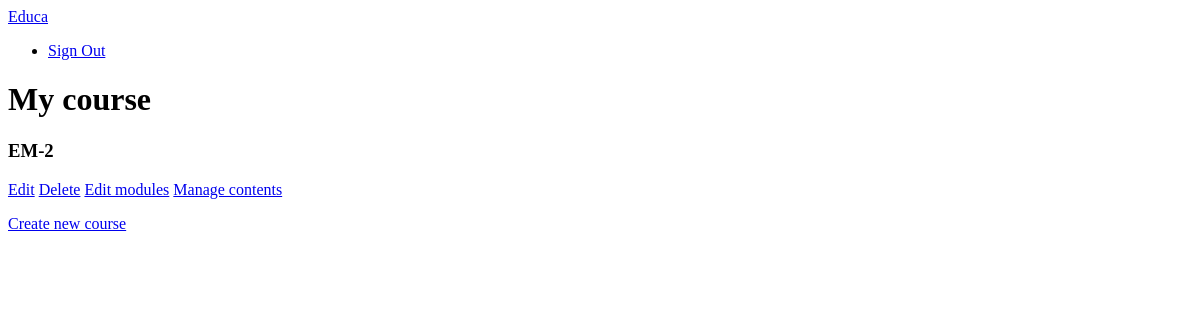
Before: /course/mine/ (signed in) with the older database file.
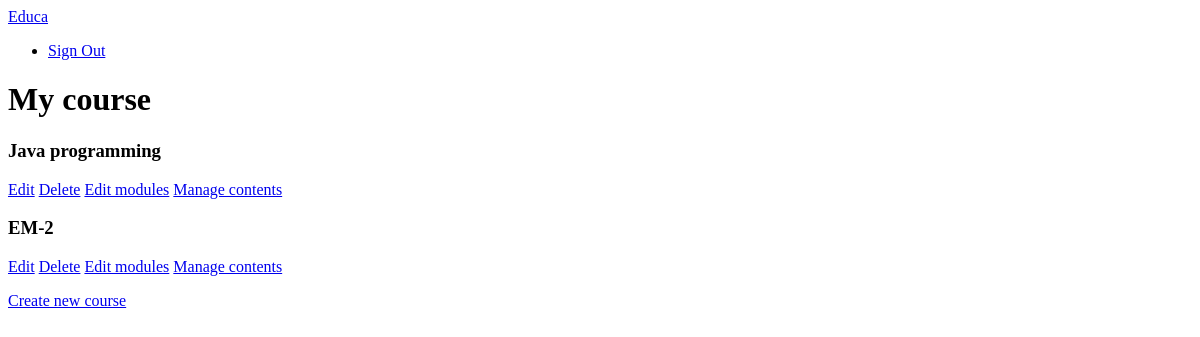
After: the same page with the newer database file.
### courses/models.py (models this page shows, shortened)
class Course(models.Model):
    owner = models.ForeignKey(User, related_name = 'courses_created', on_delete=models.CASCADE)
    subject = models.ForeignKey(Subject, related_name = 'courses', on_delete=models.CASCADE)
    title = models.CharField(max_length=200)
    slug = models.SlugField(max_length=200, unique=True)
    overview = models.TextField()
    created = models.DateTimeField(auto_now_add=True)
    students = models.ManyToManyField(User, related_name = 'course_joined', blank=True)
    class Meta:
        ordering = ['-created']

### courses/views.py (the view, shortened to what this page needs)
# urls.py: path('mine/', views.ManageCourseListView.as_view(), name='manage_course_list'),
class ManageCourseListView(ListView):
    model = Course
    template_name = 'courses/manage/course/list.html'

### courses/views.py (called while the page is built)
    def get_queryset(self):
        qs = super(OwnerMixin, self).get_queryset()
        return qs.filter(owner=self.request.user)

### courses/templates/courses/manage/course/list.html (shortened to what this page needs)
{% extends "base.html" %}
{% block content %}
    <h1>My course</h1>
    <div class="module">
        {% for course in object_list %}
            <div class="course-info">
                <h3>{{ course.title }}</h3>
                <p>
                    <a href="{% url 'course_edit' course.id %}">Edit</a>
                    <a href="{% url 'course_delete' course.id %}">Delete</a>
                    <a href="{% url 'course_module_update' course.id %}">Edit modules</a>
                    {% if course.modules.count > 0 %}
                        <a href="{% url 'module_content_list' course.modules.first.id%}">
                            Manage contents
                        </a>
                    {% endif %}
                </p>
            </div>
        {% empty %}
            <p>You haven't created any course yet.</p>
        {% endfor %}
        <p>
            <a href="{% url 'course_create' %}" class="button">Create new course</a>
        </p>
    </div>
{% endblock %}

Changed rows visible on the page:
added Course: title "Java programming", shows "Manage contents"
